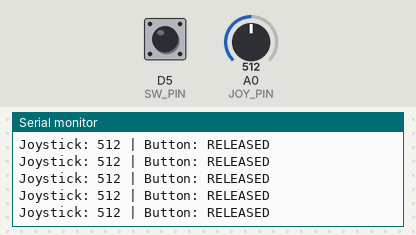
Simulated run of this sketch. Board: ESP8266 (NodeMCU). Shown: the last lines printed to the serial monitor. Inputs (shaded band) come from the test bench; at power-on: D5 (SW_PIN) HIGH, A0 (JOY_PIN) = 512.

Above: at 1.2 s.
1.3 s: D5 (SW_PIN) pulled LOW for 0.15 s
At 1.48 s:
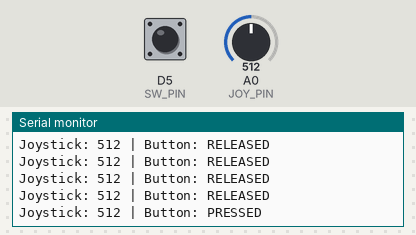
2.9 s: A0 (JOY_PIN) set to 716
At 3.14 s:
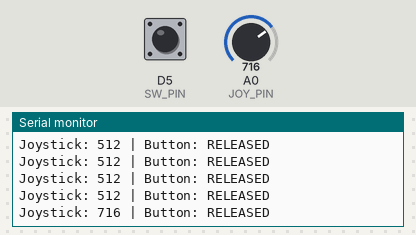
4.4 s: D5 (SW_PIN) pulled LOW for 1 s
At 4.64 s:
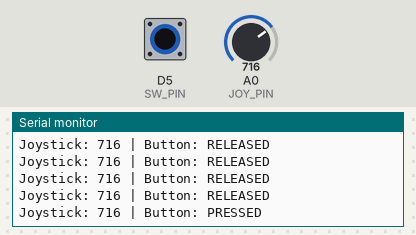
6.9 s: A0 (JOY_PIN) set to 900
At 6.9 s:
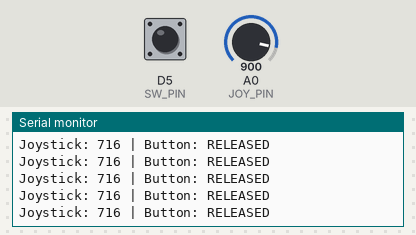
Timing chart, 0 to 9.4 s (numbered marks = the images above; inputs shaded):
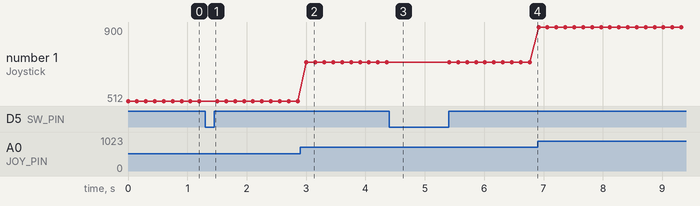

The sketch:

Joystick.ino
```cpp
#define JOY_PIN A0
#define SW_PIN  D5

void setup() {
  Serial.begin(9600);
  pinMode(SW_PIN, INPUT_PULLUP);
}

void loop() {
  int joyVal = analogRead(JOY_PIN);   // 0–1023
  bool pressed = !digitalRead(SW_PIN);

  Serial.print("Joystick: ");
  Serial.print(joyVal);
  Serial.print(" | Button: ");
  Serial.println(pressed ? "PRESSED" : "RELEASED");

  delay(150);
}
```

Measured:
- after the input at 1.3 s, the serial monitor: prints a new line after 0.05 s (image 1)
- after the input at 2.9 s, the serial monitor: prints a new line after 0.11 s (image 2)
- after the input at 4.4 s, the serial monitor: prints a new line after 0.11 s (image 3)
- plotted number 1: 512 → 716 after the input at 2.9 s, 716 → 900 after the input at 6.9 s
